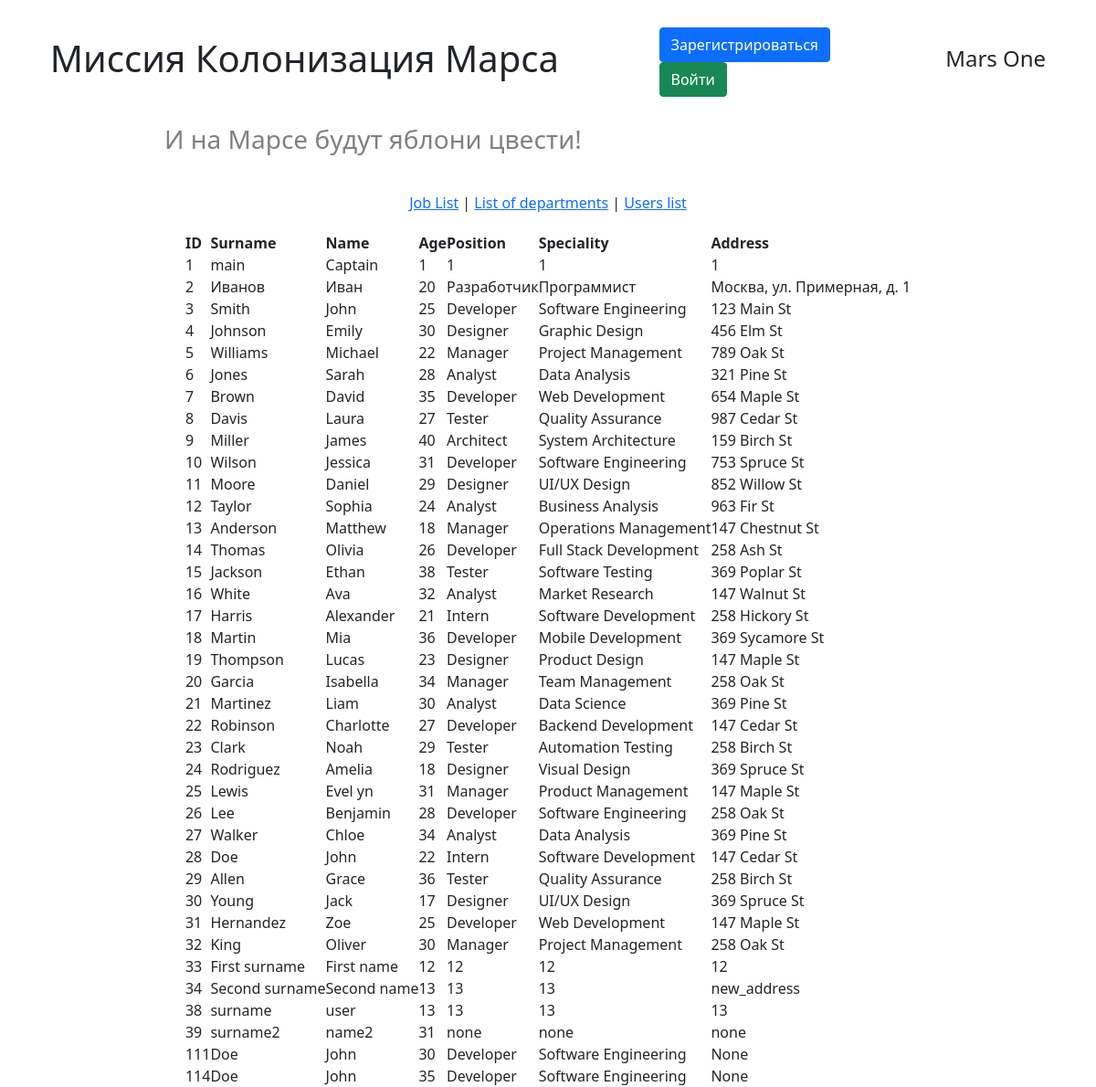
The app's page /user_list with its own data.
### WEB. Flask-sqlalchemy/data/users.py (models this page shows, shortened)
class User(SqlAlchemyBase, UserMixin):
    __tablename__ = 'users'
    id = sqlalchemy.Column(sqlalchemy.Integer, primary_key=True, autoincrement=True)
    surname = sqlalchemy.Column(sqlalchemy.String, nullable=True)
    name = sqlalchemy.Column(sqlalchemy.String, nullable=True)
    age = sqlalchemy.Column(sqlalchemy.Integer, nullable=True)
    position = sqlalchemy.Column(sqlalchemy.String, nullable=True)
    speciality = sqlalchemy.Column(sqlalchemy.String, nullable=True)
    address = sqlalchemy.Column(sqlalchemy.String, nullable=True)
    city_from = sqlalchemy.Column(sqlalchemy.String, nullable=True)
    email = sqlalchemy.Column(sqlalchemy.String, index=True, unique=True, nullable=True)
    hashed_password = sqlalchemy.Column(sqlalchemy.String, nullable=True)
    modified_date = sqlalchemy.Column(sqlalchemy.DateTime, default=datetime.datetime.now)
    news = orm.relationship("News", back_populates='user')

### WEB. Flask-sqlalchemy/handlers/work_with_users.py (the view)
@work_with_users_bp.route('/user_list')
def get_user_list():
    messages = get_flashed_messages()
    db_sess = db_session.create_session()
    users = db_sess.query(User).all()
    db_sess.close()
    return render_template('user_list.html', users=users, messages=messages)

### WEB. Flask-sqlalchemy/data/db_session.py (called while the page is built)
def create_session() -> Session:
    global __factory
    return __factory()

### WEB. Flask-sqlalchemy/templates/user_list.html (shortened to what this page needs)
{% extends "base.html" %}
{% block content %}
<table>
    <thead>
        <tr>
            <th>ID</th>
            <th>Surname</th>
            <th>Name</th>
            <th>Age</th>
            <th>Position</th>
            <th>Speciality</th>
            <th>Address</th>
        </tr>
    </thead>
{% for user in users %}
    <tr>
        <td>{{ user.id }}</td>
        <td>{{ user.surname }}</td>
        <td>{{ user.name }}</td>
        <td>{{ user.age }}</td>
        <td>{{ user.position }}</td>
        <td>{{ user.speciality }}</td>
        <td>{{ user.address }}</td>
    </tr>
{% endfor %}
</table>
{% endblock %}

### WEB. Flask-sqlalchemy/templates/base.html (shortened to what this page needs)
<!DOCTYPE html>
<html lang="ru">
<head>
    <link rel="stylesheet"
    href="https://cdn.jsdelivr.net/npm/bootstrap@5.0.0-beta1/dist/css/bootstrap.min.css"
>
    <link rel="stylesheet" href="{{ url_for('static', filename='css/style.css')}}">
</head>
<body>
    <header>
        <h1>Миссия Колонизация Марса</h1>
        {% if current_user.is_authenticated %}
        <h5> User:
            <a class="navbar-brand" href="/logout">{{ current_user.name }}</a>
        </h5>
        {% else %}
            <div class="auth_buttons">
                <a class="btn btn-primary " href="/register">Зарегистрироваться</a>
                <a class="btn btn-success" href="/login">Войти</a>
            </div>
        {% endif %}
        <h4>Mars One</h4>
    </header>
    <h3 class="second_header_text">И на Марсе будут яблони цвести!</h3>
    <main>
        <nav>
            <a href="/jobs_list">Job List</a> |
            <a href="/list_of_departments">List of departments</a> |
            <a href="/user_list">Users list</a>
        </nav>
        {% block content %}{% endblock %}
    </main>
</body>
</html>

### WEB. Flask-sqlalchemy/static/css/style.css (style rules this page uses)
* { margin: 0px; padding: 0px; font-family: 'Segoe UI', Tahoma, Geneva, Verdana, sans-serif; }
header { display: flex; justify-content: space-around; align-items: center; margin-top: 30px; width: 100%; }
main { display: flex; flex-direction: column; align-items: center; height: 100vh; margin-top: 20px; }
nav { margin: 20px; }
.auth_buttons { display: flex; align-items: center; flex-wrap: wrap; justify-content: space-between; width: 17%; }
.second_header_text { color: grey; margin-top: 30px; margin-left: 15vw; }

### records on screen
User: id "1", surname "main", name "Captain", age "1", position "1", speciality "1", address "1"
User: id "2", surname "Иванов", name "Иван", age "20", position "Разработчик", speciality "Программист", address "Москва, ул. Примерная, д. 1"
User: id "3", surname "Smith", name "John", age "25", position "Developer", speciality "Software Engineering", address "123 Main St"
User: id "4", surname "Johnson", name "Emily", age "30", position "Designer", speciality "Graphic Design", address "456 Elm St"
User: id "5", surname "Williams", name "Michael", age "22", position "Manager", speciality "Project Management", address "789 Oak St"
User: id "6", surname "Jones", name "Sarah", age "28", position "Analyst", speciality "Data Analysis", address "321 Pine St"
User: id "7", surname "Brown", name "David", age "35", position "Developer", speciality "Web Development", address "654 Maple St"
User: id "8", surname "Davis", name "Laura", age "27", position "Tester", speciality "Quality Assurance", address "987 Cedar St"
User: id "9", surname "Miller", name "James", age "40", position "Architect", speciality "System Architecture", address "159 Birch St"
User: id "10", surname "Wilson", name "Jessica", age "31", position "Developer", speciality "Software Engineering", address "753 Spruce St"
User: id "11", surname "Moore", name "Daniel", age "29", position "Designer", speciality "UI/UX Design", address "852 Willow St"
User: id "12", surname "Taylor", name "Sophia", age "24", position "Analyst", speciality "Business Analysis", address "963 Fir St"
User: id "13", surname "Anderson", name "Matthew", age "18", position "Manager", speciality "Operations Management", address "147 Chestnut St"
User: id "14", surname "Thomas", name "Olivia", age "26", position "Developer", speciality "Full Stack Development", address "258 Ash St"
User: id "15", surname "Jackson", name "Ethan", age "38", position "Tester", speciality "Software Testing", address "369 Poplar St"
User: id "16", surname "White", name "Ava", age "32", position "Analyst", speciality "Market Research", address "147 Walnut St"
User: id "17", surname "Harris", name "Alexander", age "21", position "Intern", speciality "Software Development", address "258 Hickory St"
User: id "18", surname "Martin", name "Mia", age "36", position "Developer", speciality "Mobile Development", address "369 Sycamore St"
User: id "19", surname "Thompson", name "Lucas", age "23", position "Designer", speciality "Product Design", address "147 Maple St"
User: id "20", surname "Garcia", name "Isabella", age "34", position "Manager", speciality "Team Management", address "258 Oak St"
User: id "21", surname "Martinez", name "Liam", age "30", position "Analyst", speciality "Data Science", address "369 Pine St"
User: id "22", surname "Robinson", name "Charlotte", age "27", position "Developer", speciality "Backend Development", address "147 Cedar St"
User: id "23", surname "Clark", name "Noah", age "29", position "Tester", speciality "Automation Testing", address "258 Birch St"
User: id "24", surname "Rodriguez", name "Amelia", age "18", position "Designer", speciality "Visual Design", address "369 Spruce St"
User: id "25", surname "Lewis", name "Evel yn", age "31", position "Manager", speciality "Product Management", address "147 Maple St"
User: id "26", surname "Lee", name "Benjamin", age "28", position "Developer", speciality "Software Engineering", address "258 Oak St"
User: id "27", surname "Walker", name "Chloe", age "34", position "Analyst", speciality "Data Analysis", address "369 Pine St"
User: id "28", surname "Doe", name "John", age "22", position "Intern", speciality "Software Development", address "147 Cedar St"
User: id "29", surname "Allen", name "Grace", age "36", position "Tester", speciality "Quality Assurance", address "258 Birch St"
User: id "30", surname "Young", name "Jack", age "17", position "Designer", speciality "UI/UX Design", address "369 Spruce St"
User: id "31", surname "Hernandez", name "Zoe", age "25", position "Developer", speciality "Web Development", address "147 Maple St"
User: id "32", surname "King", name "Oliver", age "30", position "Manager", speciality "Project Management", address "258 Oak St"
User: id "33", surname "First surname", name "First name", age "12", position "12", speciality "12", address "12"
User: id "34", surname "Second surname", name "Second name", age "13", position "13", speciality "13", address "new_address"
User: id "38", surname "surname", name "user", age "13", position "13", speciality "13", address "13"
User: id "39", surname "surname2", name "name2", age "31", position "none", speciality "none", address "none"
User: id "111", surname "Doe", name "John", age "30", position "Developer", speciality "Software Engineering", address "None"
User: id "114", surname "Doe", name "John", age "35", position "Developer", speciality "Software Engineering", address "None"
